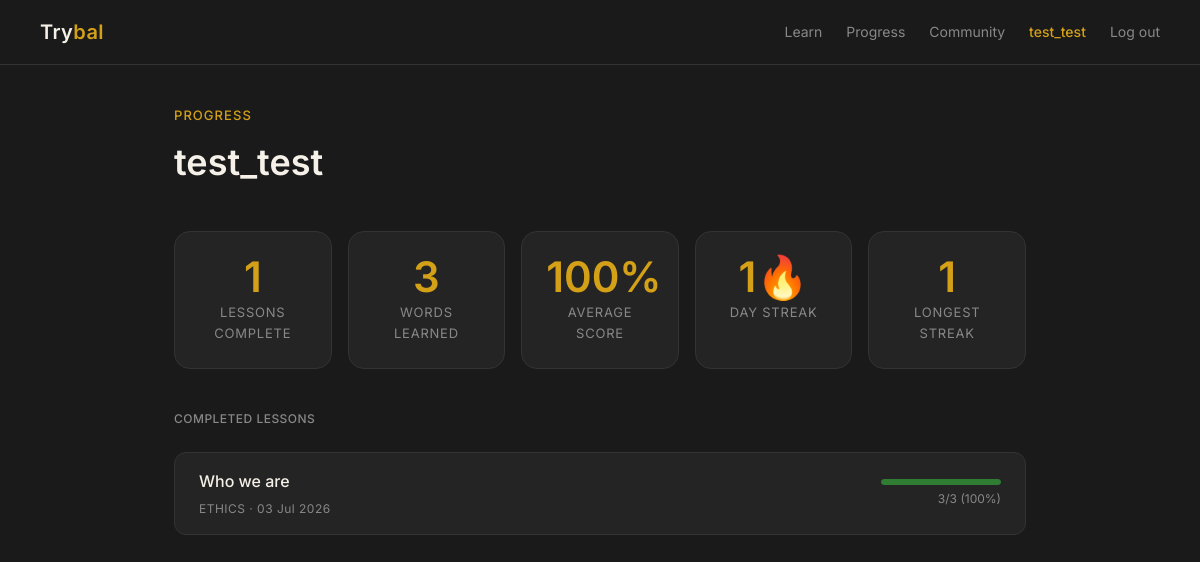
The app's page /progress (signed in), older data.
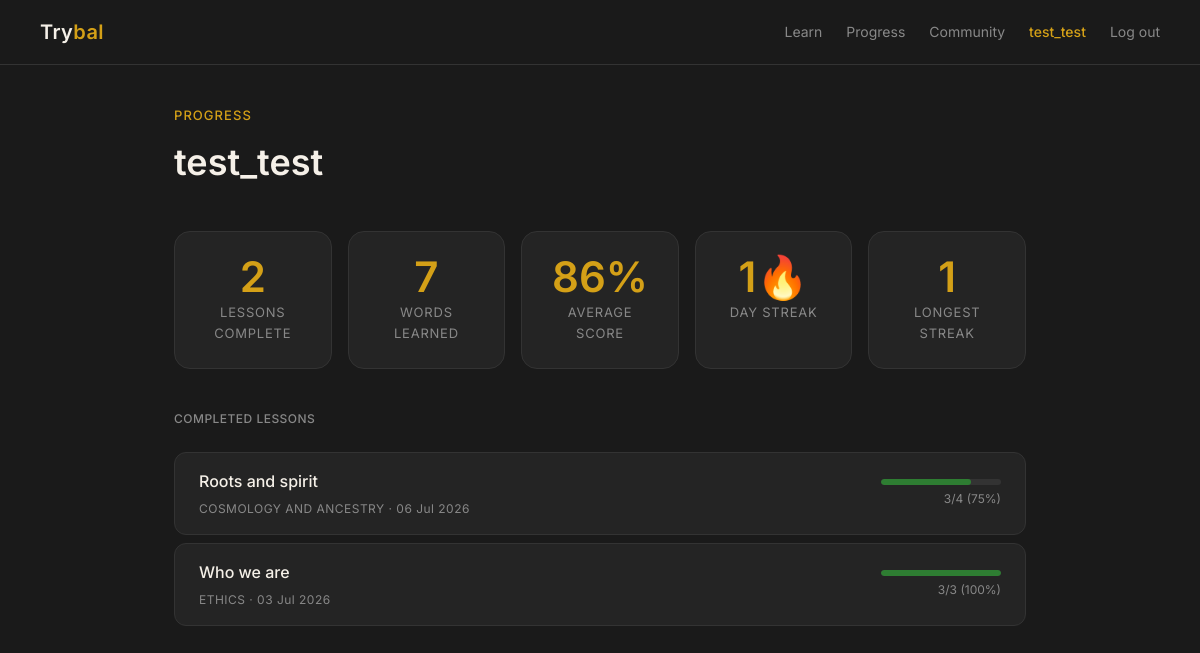
The same page, newer data.
### models.py (models this page shows, shortened)
class User(UserMixin, db.Model):
    __tablename__ = 'users'
    id = db.Column(db.Integer, primary_key=True)
    username = db.Column(db.String(80), unique=True, nullable=False)
    email = db.Column(db.String(120), unique=True, nullable=False)
    password_hash = db.Column(db.String(256), nullable=False)
    created_at = db.Column(db.DateTime, default=datetime.utcnow)
    progress = db.relationship('UserProgress', backref = 'user', lazy=True)
    streak = db.relationship('UserStreak', backref='user', lazy=True, uselist=False)

class UserProgress(db.Model):
    __tablename__ = 'user_progress'
    id = db.Column(db.Integer, primary_key=True)
    user_id = db.Column(db.Integer, db.ForeignKey('users.id'), nullable=False)
    lesson_id = db.Column(db.Integer, nullable=False)
    completed =db.Column(db.Boolean, default=False)
    score = db.Column(db.Integer, default=0)
    total = db.Column(db.Integer, default=0)
    completed_at = db.Column(db.DateTime, default=datetime.utcnow)

### app.py (the view)
@app.route('/progress')
def progress():
    if not current_user.is_authenticated:
        return render_template('progress.html',
                               authenticated=False,
                               stats=None,
                               completed_lessons=None)
    user_progress = UserProgress.query.filter_by(
        user_id=current_user.id,
        completed=True
    ).order_by(UserProgress.completed_at.desc()).all()
    lessons_data = load_json('yoruba_lessons.json')['lessons']
    lessons_map  = {l['id']: l for l in lessons_data}
    completed_lessons = []
    total_score    = 0
    total_possible = 0
    for p in user_progress:
        lesson        = lessons_map.get(p.lesson_id, {})
        score_percent = round((p.score / p.total) * 100) if p.total > 0 else 0
        total_score   += p.score
        total_possible += p.total
        completed_lessons.append({
            'title':         lesson.get('title', 'Unknown lesson'),
            'theme':         lesson.get('theme', ''),
            'score':         p.score,
            'total':         p.total,
            'score_percent': score_percent,
            'completed_at':  p.completed_at.strftime('%d %b %Y') if p.completed_at else ''
        })
    avg_score     = round((total_score / total_possible) * 100) if total_possible > 0 else 0
    words_learned = sum(
        len(lessons_map[p.lesson_id]['word_ids'])
        for p in user_progress
        if p.lesson_id in lessons_map
    )
    stats = {
        'lessons_completed': len(completed_lessons),
        'words_learned':     words_learned,
        'avg_score':         avg_score
    }
    streak = UserStreak.query.filter_by(user_id=current_user.id).first()
    streak_data = {
        'current': streak.current_streak if streak else 0,
        'longest': streak.longest_streak if streak else 0
    }
    return render_template('progress.html',
                           authenticated=True,
                           stats=stats,
                           streak=streak_data,
                           completed_lessons=completed_lessons)

### app.py (called while the page is built)
@app.context_processor
def csrf_context():
    from flask_wtf.csrf import generate_csrf
    return dict(csrf_token=generate_csrf)

@login_manager.user_loader
def load_user(user_id):
    return User.query.get(int(user_id))

@app.context_processor
def inject_user():
    return dict(current_user=current_user)

@app.after_request
def set_security_headers(response):
    response.headers['X-Frame-Options'] = 'DENY'
    response.headers['X-Content-Type-Options'] = 'nosniff'
    response.headers['Strict-Transport-Security'] = 'max-age=31536000; includeSubDomains'
    response.headers['Content-Security-Policy'] = (
        "default-src 'self'; "
        "script-src 'self' 'unsafe-inline'; "
        "style-src 'self' 'unsafe-inline' https://fonts.googleapis.com; "
        "font-src 'self' https://fonts.gstatic.com; "
        "img-src 'self' data:; "
        "connect-src 'self';"
    )
    return response

def load_json(filename):
    path = os.path.join(os.path.dirname(__file__), 'data', filename)
    with open(path, 'r', encoding='utf-8') as f:
        return json.load(f)

### templates/progress.html (shortened to what this page needs)
{% extends "base.html" %}
{% block extra_css %}
<link rel="stylesheet" href="{{ url_for('static', filename='css/progress.css') }}">
{% endblock %}
{% block content %}
{% if not authenticated %}
<div class="progress-guest">
    <p class="hero-eyebrow">Progress</p>
    <h1 class="hero-title">Track your journey</h1>
    <p class="hero-subtitle">
        Create a free account to see your completed lessons,
        quiz scores, and words learned over time.
    </p>
    <div style="margin-top: var(--space-xl);">
        <a href="/register" class="btn btn-primary">Create free account</a>
        <a href="/login" class="btn btn-outline" style="margin-left: var(--space-sm);">
            Log in
        </a>
    </div>
</div>
{% else %}
<div class="progress-header">
    <p class="hero-eyebrow">Progress</p>
    <h1 class="progress-title">{{ current_user.username }}</h1>
</div>
<div class="stats-grid">
    <div class="stat-card">
        <p class="stat-value">{{ stats.lessons_completed }}</p>
        <p class="stat-label">Lessons complete</p>
    </div>
    <div class="stat-card">
        <p class="stat-value">{{ stats.words_learned }}</p>
        <p class="stat-label">Words learned</p>
    </div>
    <div class="stat-card">
        <p class="stat-value">{{ stats.avg_score }}%</p>
        <p class="stat-label">Average score</p>
    </div>
    <div class="stat-card">
        <p class="stat-value">{{ streak.current }}🔥</p>
        <p class="stat-label">Day streak</p>
    </div>
    <div class="stat-card">
        <p class="stat-value">{{ streak.longest }}</p>
        <p class="stat-label">Longest streak</p>
    </div>
</div>
{% if completed_lessons %}
<div class="progress-section">
    <h2 class="section-title">Completed lessons</h2>
    <div class="progress-list">
        {% for lesson in completed_lessons %}
        <div class="progress-item">
            <div class="progress-item-left">
                <p class="progress-item-title">{{ lesson.title }}</p>
                <p class="progress-item-meta">
                    {{ lesson.theme | upper }} · {{ lesson.completed_at }}
                </p>
            </div>
            <div class="progress-item-right">
                <div class="score-bar-wrap">
                    <div class="score-bar-fill"
                        data-percent="{{ lesson.score_percent }}">
                    </div>
                </div>
                <p class="score-text">
                    {{ lesson.score }}/{{ lesson.total }}
                    ({{ lesson.score_percent }}%)
                </p>
            </div>
        </div>
        {% endfor %}
    </div>
</div>
{% endif %}
{% endif %}
{% endblock %}

### templates/base.html (shortened to what this page needs)
<html lang="en">
<head>
    <link rel="stylesheet" href="{{ url_for('static', filename='css/main.css') }}">
    {% block extra_css %}{% endblock %}
</head>
<body>
    <nav class = "navbar">
    <a href="/" class="nav-logo">Try<span>bal</span></a>
    <div class="nav-links">
        <a href="/" class="nav-link">Learn</a>
        <a href="/progress" class="nav-link">Progress</a>
        <a href="#" class="nav-link">Community</a>
        {% if current_user.is_authenticated %}
            <span class="nav-username">{{ current_user.username }}</span>
            <a href="/logout" class="nav-link">Log out</a>
        {% else %}
            <a href="/login" class="nav-link">Log in</a>
        {% endif %}
    </div>
    </nav>
    <main class="main-content">
        {% block content %}{% endblock %}
    </main>
</body>
</html>

### static/css/main.css (style rules this page uses)
:root { --color-void: #1A1A1A; --color-flame: #C8102E; --color-forest: #2E7D32; --color-gold: #D4A017; --color-linen: #F5F0E8; --color-surface: #242424; --color-muted: #888888; --color-border: #333333; --font-main: 'Inter', sans-serif; --radius-sm: 8px; --radius-md: 12px; --radius-lg: 16px; --space-xs: 4px; --space-sm: 8px; --space-md: 16px; --space-lg: 24px; --space-xl: 40px; }
*, *::before, *::after { box-sizing: border-box; margin: 0; padding: 0; }
body { font-family: var(--font-main); background-color: var(--color-void); color: var(--color-linen); line-height: 1.6; min-height: 100vh; }
a { text-decoration: none; color: inherit; }
.navbar { display: flex; align-items: center; justify-content: space-between; padding: var(--space-md) var(--space-xl); border-bottom: 1px solid var(--color-border); }
.nav-logo { font-size: 20px; font-weight: 600; color: var(--color-linen); letter-spacing: 0.02em; }
.nav-logo span { color: var(--color-gold); }
.nav-links { display: flex; gap: var(--space-lg); }
.nav-link { font-size: 14px; color: var(--color-muted); transition: color 0.2s; }
.nav-username { font-size: 14px; color: var(--color-gold); font-weight: 500; }
.main-content { max-width: 900px; margin: 0 auto; padding: var(--space-xl) var(--space-lg); }
.hero-eyebrow { font-size: 13px; font-weight: 500; color: var(--color-gold); letter-spacing: 0.08em; text-transform: uppercase; margin-bottom: var(--space-sm); }
.section-title { font-size: 18px; font-weight: 500; color: var(--color-muted); margin-bottom: var(--space-lg); letter-spacing: 0.04em; text-transform: uppercase; font-size: 12px; }

### static/css/progress.css (style rules this page uses)
.progress-header { margin-bottom: var(--space-xl); }
.progress-title { font-size: 36px; font-weight: 600; color: var(--color-linen); margin-top: var(--space-sm); }
.stats-grid { display: grid; grid-template-columns: repeat(auto-fit, minmax(160px, 1fr)); gap: var(--space-md); margin-bottom: var(--space-xl); }
.stat-card { background: var(--color-surface); border: 1px solid var(--color-border); border-radius: var(--radius-lg); padding: var(--space-lg); text-align: center; }
.stat-value { font-size: 42px; font-weight: 600; color: var(--color-gold); line-height: 1; margin-bottom: var(--space-xs); }
.stat-label { font-size: 13px; color: var(--color-muted); text-transform: uppercase; letter-spacing: 0.06em; }
.progress-section { margin-top: var(--space-xl); }
.progress-list { display: flex; flex-direction: column; gap: var(--space-sm); }
.progress-item { background: var(--color-surface); border: 1px solid var(--color-border); border-radius: var(--radius-md); padding: var(--space-md) var(--space-lg); display: flex; align-items: center; justify-content: space-between; gap: var(--space-lg); }
.progress-item-left { flex: 1; }
.progress-item-title { font-size: 16px; font-weight: 500; color: var(--color-linen); margin-bottom: var(--space-xs); }
.progress-item-meta { font-size: 12px; color: var(--color-muted); letter-spacing: 0.04em; }
.progress-item-right { display: flex; flex-direction: column; align-items: flex-end; gap: var(--space-xs); min-width: 140px; }
.score-bar-wrap { width: 120px; height: 6px; background: var(--color-border); border-radius: 99px; overflow: hidden; }
.score-bar-fill { height: 100%; background: var(--color-forest); border-radius: 99px; transition: width 0.6s ease; }
.score-text { font-size: 12px; color: var(--color-muted); }
.score-bar-fill { width: 0%; }
.stats-grid { display: grid; grid-template-columns: repeat(auto-fit, minmax(140px, 1fr)); gap: var(--space-md); margin-bottom: var(--space-xl); }

Row changes from the older to the newer data that the page shows:
added UserProgress: title "Roots and spirit", theme "COSMOLOGY AND ANCESTRY", completed_at "06 Jul 2026", score "3", total "4", score_percent "75"
Text that changed along with them:
{{ stats.lessons_completed }}: "1" → "2"
{{ stats.words_learned }}: "3" → "7"
{{ stats.avg_score }}: "100" → "86"
